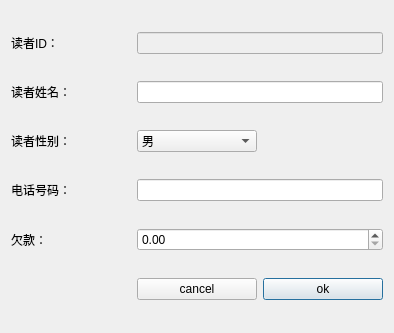
<?xml version="1.0" encoding="UTF-8"?>
<ui version="4.0">
 <class>UpdateReaderDialog</class>
 <widget class="QDialog" name="UpdateReaderDialog">
  <property name="geometry">
   <rect>
    <x>0</x>
    <y>0</y>
    <width>394</width>
    <height>333</height>
   </rect>
  </property>
  <property name="windowTitle">
   <string>Dialog</string>
  </property>
  <layout class="QGridLayout" name="gridLayout">
   <item row="0" column="0">
    <widget class="QLabel" name="label">
     <property name="text">
      <string>读者ID：</string>
     </property>
    </widget>
   </item>
   <item row="0" column="1" colspan="2">
    <widget class="QLineEdit" name="IDLineEdit">
     <property name="enabled">
      <bool>false</bool>
     </property>
    </widget>
   </item>
   <item row="1" column="0">
    <widget class="QLabel" name="label_2">
     <property name="text">
      <string>读者姓名：</string>
     </property>
    </widget>
   </item>
   <item row="1" column="1" colspan="2">
    <widget class="QLineEdit" name="readerNameLineEdit"/>
   </item>
   <item row="2" column="0">
    <widget class="QLabel" name="label_3">
     <property name="text">
      <string>读者性别：</string>
     </property>
    </widget>
   </item>
   <item row="3" column="0">
    <widget class="QLabel" name="label_4">
     <property name="text">
      <string>电话号码：</string>
     </property>
    </widget>
   </item>
   <item row="3" column="1" colspan="2">
    <widget class="QLineEdit" name="telLineEdit"/>
   </item>
   <item row="4" column="0">
    <widget class="QLabel" name="label_5">
     <property name="text">
      <string>欠款：</string>
     </property>
    </widget>
   </item>
   <item row="4" column="1" colspan="2">
    <widget class="QDoubleSpinBox" name="keepmoneyDoubleSpinBox">
     <property name="maximum">
      <double>9999999999.989999771118164</double>
     </property>
    </widget>
   </item>
   <item row="5" column="1">
    <widget class="QPushButton" name="cancelButton">
     <property name="text">
      <string>cancel</string>
     </property>
    </widget>
   </item>
   <item row="5" column="2">
    <widget class="QPushButton" name="okButton">
     <property name="text">
      <string>ok</string>
     </property>
     <property name="default">
      <bool>true</bool>
     </property>
    </widget>
   </item>
   <item row="2" column="1">
    <widget class="QComboBox" name="sexComboBox">
     <item>
      <property name="text">
       <string>男</string>
      </property>
     </item>
     <item>
      <property name="text">
       <string>女</string>
      </property>
     </item>
     <item>
      <property name="text">
       <string>其他</string>
      </property>
     </item>
    </widget>
   </item>
   <item row="5" column="0">
    <widget class="QLabel" name="messageLabel">
     <property name="text">
      <string/>
     </property>
    </widget>
   </item>
  </layout>
 </widget>
 <tabstops>
  <tabstop>IDLineEdit</tabstop>
  <tabstop>readerNameLineEdit</tabstop>
  <tabstop>sexComboBox</tabstop>
  <tabstop>telLineEdit</tabstop>
  <tabstop>keepmoneyDoubleSpinBox</tabstop>
  <tabstop>okButton</tabstop>
  <tabstop>cancelButton</tabstop>
 </tabstops>
 <resources/>
 <connections>
  <connection>
   <sender>cancelButton</sender>
   <signal>clicked()</signal>
   <receiver>UpdateReaderDialog</receiver>
   <slot>reject()</slot>
   <hints>
    <hint type="sourcelabel">
     <x>243</x>
     <y>291</y>
    </hint>
    <hint type="destinationlabel">
     <x>192</x>
     <y>166</y>
    </hint>
   </hints>
  </connection>
  <connection>
   <sender>okButton</sender>
   <signal>clicked()</signal>
   <receiver>UpdateReaderDialog</receiver>
   <slot>accept()</slot>
   <hints>
    <hint type="sourcelabel">
     <x>334</x>
     <y>291</y>
    </hint>
    <hint type="destinationlabel">
     <x>192</x>
     <y>166</y>
    </hint>
   </hints>
  </connection>
 </connections>
</ui>
